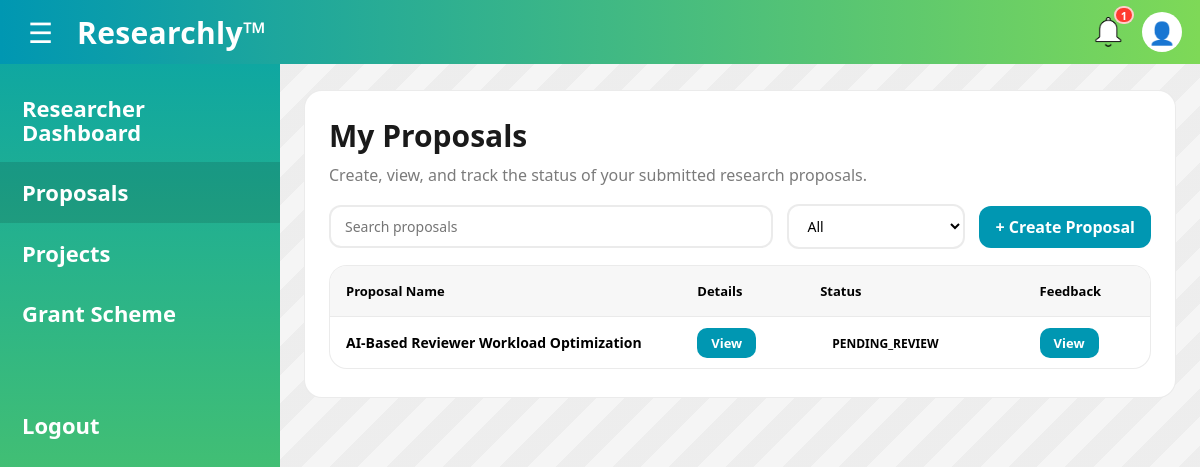
Page /researcher/proposals (signed in) on the committed database.
### main.py (models this page shows)
class Proposal(db.Model):
    proposal_id = db.Column(db.String(36), primary_key=True, default=lambda: str(uuid.uuid4()))
    scheme_id = db.Column(
        db.String(36),
        db.ForeignKey('grant_scheme.scheme_id'),
    )
    researcher_id = db.Column(
        db.String(36),
        db.ForeignKey('researcher.researcher_id'),
    )
    project_title = db.Column(db.String(100), nullable=False)
    abstract = db.Column(db.String(500), nullable=False)
    methodology = db.Column(db.String(500), nullable=False)
    requested_budget = db.Column(db.Integer, nullable=False)
    expertise_needed = db.Column(db.String(500), nullable=True)
    submission_date = db.Column(db.DateTime, nullable=False)
    proposal_status = db.Column(db.String(15), nullable=False)

### main.py (the view)
@app.route("/researcher/proposals")
@login_required
def researcher_proposals():
    prof = get_profile(current_user.id)
    if not prof or prof.role != "RESEARCHER":
        flash("Access denied. Researcher role required.", "error")
        return redirect(url_for("dashboard"))
    researcher = get_researcher(current_user.id)
    if not researcher:
        flash("Researcher profile not found.", "error")
        return redirect(url_for("dashboard"))
    proposals = Proposal.query.filter_by(researcher_id=researcher.researcher_id).all()
    return render_template("researcher_proposals.html", user=current_user, prof=prof, proposals=proposals)

### main.py (called while the page is built)
@login_manager.user_loader
def load_user(user_id):
    return User.query.get(user_id)

def get_profile(user_id: str):
    return UserProfile.query.filter_by(user_id=user_id).first()

def get_researcher(user_id: str):
    return Researcher.query.filter_by(user_id=user_id).first()

@app.context_processor
def inject_profile():
    if current_user.is_authenticated:
        return {"prof": get_profile(current_user.id)}
    return {"prof": None}

@app.context_processor
def inject_unread_notifications():
    if current_user.is_authenticated:
        unread_count = (Notification.query
            .filter_by(user_id=current_user.id, is_read=False)
            .count())
        return {"unread_notifications": unread_count}
    return {"unread_notifications": 0}

### templates/researcher_proposals.html (shortened to what this page needs)
<!DOCTYPE html>
<html lang="en">
<head>
  <link rel="stylesheet" href="{{ url_for('static', filename='css/colors.css') }}">
  <link rel="stylesheet" href="{{ url_for('static', filename='css/researcher_dashboard.css') }}">
  <link rel="stylesheet" href="{{ url_for('static', filename='css/researcher_proposals.css') }}">
</head>
<body>
{% include "_topbar.html" %}
<main class="layout">
  <aside class="sidebar">
    <a class="side-link" href="{{ url_for('researcher_dashboard') }}">Researcher Dashboard</a>
    <a class="side-link active" href="{{ url_for('researcher_proposals') }}">Proposals</a>
    <a class="side-link" href="{{ url_for('researcher_projects') }}">Projects</a>
    <a class="side-link" href="{{ url_for('researcher_grant_schemes') }}">Grant Scheme</a>
    <div class="side-spacer"></div>
    <a class="side-link logout" href="{{ url_for('logout') }}">Logout</a>
  </aside>
  <section class="content">
    <div class="card">
      <h1>My Proposals</h1>
      <p class="muted">
        Create, view, and track the status of your submitted research proposals.
      </p>
      <div class="proposals-header">
        <input
          type="text"
          id="proposalSearch"
          class="search-input"
          placeholder="Search proposals">
        <select id="proposalStatus" class="filter-dropdown">
          <option value="all">All</option>
        </select>
        <a href="{{ url_for('create_proposal') }}" class="create-btn">
          + Create Proposal
        </a>
      </div>
      <div class="table-card">
        <table class="proposals-table">
          <thead>
            <tr>
              <th>Proposal Name</th>
              <th>Details</th>
              <th>Status</th>
              <th>Feedback</th>
            </tr>
          </thead>
          <tbody>
            {% for proposal in proposals %}
            <tr data-title="{{ (proposal.project_title or '')|lower }}"
              data-status="{{ (proposal.proposal_status or 'unknown')|lower|replace(' ', '-') }}">
              <td class="proposal-name">{{ proposal.project_title }}</td>
              <td>
                 {% if (proposal.proposal_status or '')|lower == 'draft' %}
                 <a href="{{ url_for('edit_proposal', proposal_id=proposal.proposal_id) }}"
                   class="btn-view">Edit</a>
                 {% else %}
                 <a href="{{ url_for('view_proposal', proposal_id=proposal.proposal_id) }}"
                   class="btn-view">View</a>
                 {% endif %}
              </td>
              <td>
                <span class="status-badge status-{{ proposal.proposal_status.lower().replace(' ', '-') }}">
                  {{ proposal.proposal_status }}
                </span>
              </td>
              <td>
                <a href="{{ url_for('view_proposal_feedback', proposal_id=proposal.proposal_id) }}"
                   class="btn-view">View</a>
              </td>
            </tr>
            {% endfor %}
          </tbody>
        </table>
      </div>
    </div>
  </section>
</main>
</body>
</html>

### static/css/colors.css (style rules this page uses)
:root { --accent-1: #7ed957; --accent-2: #0097b2; --font-1: #28a5a8; }

### static/css/researcher_dashboard.css (style rules this page uses)
* { box-sizing: border-box; font-family: "Segoe UI", Arial, sans-serif; }
body { margin: 0; background: #f5f5f5; }
.layout { display: grid; grid-template-columns: 280px 1fr; min-height: calc(100vh - 64px); }
.sidebar { background: linear-gradient(180deg, #0fa7a1, #6bd24f); padding: 14px 0; color: #fff; }
.side-link { display: block; padding: 18px 22px; color: #fff; text-decoration: none; font-weight: 700; font-size: 22px; line-height: 1.1; }
.side-link.active { background: rgba(0,0,0,0.12); }
.side-spacer { height: 40px; }
.side-link.logout { margin-top: 12px; }
.content { padding: 26px 24px 40px; background: repeating-linear-gradient( 135deg, rgba(0,0,0,0.03) 0, rgba(0,0,0,0.03) 20px, rgba(255,255,255,0.0) 20px, rgba(255,255,255,0.0) 40px ); }
.card { max-width: 1100px; margin: 0 auto; background: #fff; border-radius: 18px; border: 1px solid rgba(0,0,0,0.08); padding: 24px 24px 28px; }
.card h1 { margin: 0 0 8px; font-size: 30px; color: #1a1a1a; }
.muted { margin: 0 0 18px; color: #7b7b7b; }

### static/css/researcher_proposals.css (style rules this page uses)
.proposals-header { display: flex; gap: 14px; align-items: center; flex-wrap: wrap; margin-bottom: 16px; }
.search-input { flex: 1; min-width: 220px; padding: 10px 14px; border-radius: 12px; border: 2px solid rgba(0,0,0,0.08); font-size: 14px; }
.filter-dropdown { padding: 10px 14px; border-radius: 12px; border: 2px solid rgba(0,0,0,0.08); background: #fff; font-size: 14px; }
.create-btn { padding: 10px 16px; border-radius: 12px; font-weight: 800; text-decoration: none; background: var(--accent-2); color: #fff; }
.table-card { border-radius: 18px; border: 1px solid rgba(0,0,0,0.08); overflow: hidden; background: #fff; }
.proposals-table { width: 100%; border-collapse: collapse; font-size: 14px; }
.proposals-table thead { background: #f7f7f7; }
.proposals-table th { padding: 16px; text-align: left; font-size: 13px; font-weight: 800; }
.proposals-table td { padding: 16px; border-top: 1px solid rgba(0,0,0,0.05); }
.proposal-name { font-weight: 600; max-width: 260px; white-space: nowrap; overflow: hidden; text-overflow: ellipsis; }
.btn-view { padding: 6px 14px; border-radius: 10px; background: var(--accent-2); color: #fff; font-size: 13px; font-weight: 700; text-decoration: none; }
.status-badge { padding: 6px 12px; border-radius: 999px; font-size: 12px; font-weight: 800; }

### rows in the picture
Proposal: project_title "AI-Based Reviewer Workload Optimization", proposal_status "PENDING_REVIEW"

### other values in the picture
{{ unread_notifications }} "1"
